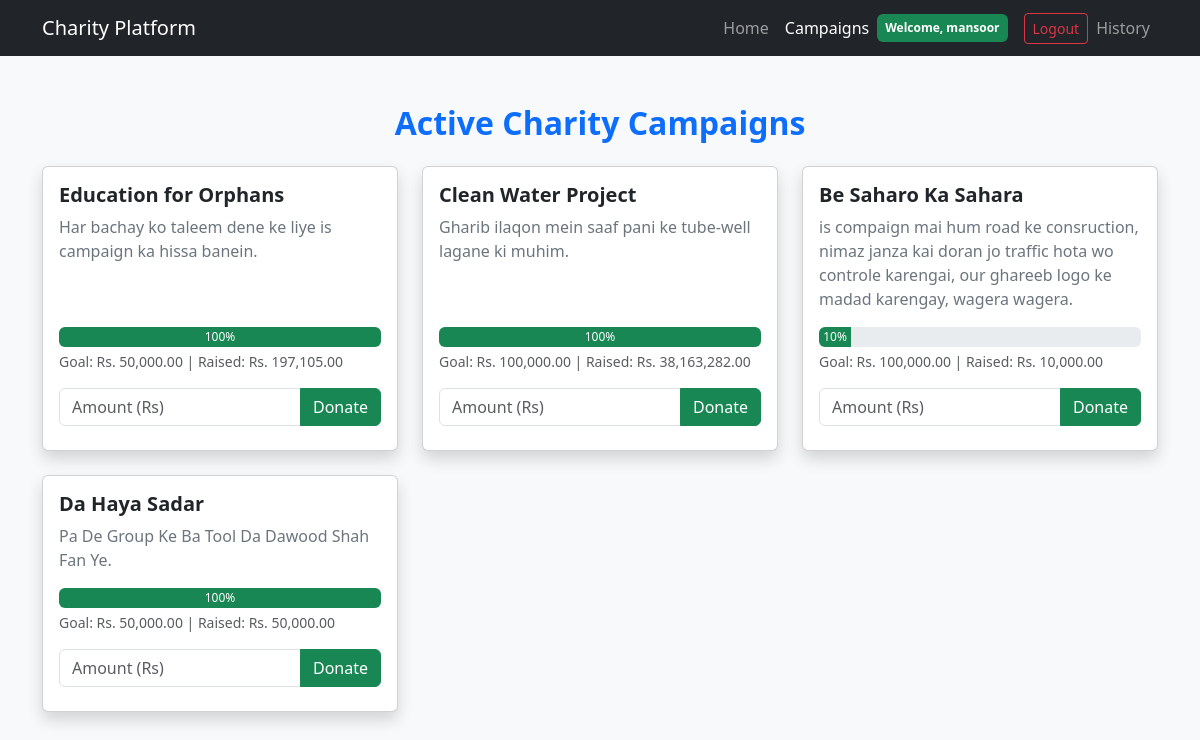
/campaigns.php (signed in), run on the app's committed database.
### tables this page shows
CREATE TABLE `campaigns` (
  `id` int(11) NOT NULL,
  `title` varchar(255) NOT NULL,
  `description` text NOT NULL,
  `goal_amount` decimal(10,2) NOT NULL,
  `raised_amount` decimal(10,2) DEFAULT 0.00,
  `status` enum('active','completed') DEFAULT 'active',
  `created_at` timestamp NOT NULL DEFAULT current_timestamp()
);

### campaigns.php (the view, shortened to what this page needs)
<?php
require 'db_connect.php';
$sql = "SELECT * FROM campaigns WHERE status = 'active'";
$result = $conn->query($sql);
?>
<!DOCTYPE html>
<html lang="en">
<head>
    <link href="https://cdn.jsdelivr.net/npm/bootstrap@5.3.0/dist/css/bootstrap.min.css" rel="stylesheet">
</head>
<body class="bg-light">
    <nav class="navbar navbar-expand-lg navbar-dark bg-dark">
        <div class="container">
            <a class="navbar-brand" href="index.php">Charity Platform</a>
            <div>
                <ul class="navbar-nav ms-auto align-items-center">
                    <li class="nav-item"><a class="nav-link" href="index.php">Home</a></li>
                    <li class="nav-item"><a class="nav-link active" href="campaigns.php">Campaigns</a></li>
                    <?php if (isset($_SESSION['user_id'])): ?>
                        <li class="nav-item text-white me-3">
                            <span class="badge bg-success p-2">Welcome, <?php echo htmlspecialchars($_SESSION['user_name']); ?></span>
                        </li>
                        <li class="nav-item"><a class="btn btn-outline-danger btn-sm" href="logout.php">Logout</a></li>
                    <li class="nav-item"><a class="nav-link" href="my_donations.php">History</a></li>
                        <?php else: ?>
                        <li class="nav-item"><a class="nav-link" href="login.php">Login</a></li>
                    <?php endif; ?>
                </ul>
            </div>
        </div>
    </nav>
    <div class="container mt-5">
        <h2 class="text-center mb-4 text-primary fw-bold">Active Charity Campaigns</h2>
        <div class="row">
            <?php if ($result->num_rows > 0): ?>
                <?php while($row = $result->fetch_assoc()): ?>
                    <div class="col-md-4 mb-4">
                        <div class="card shadow h-100">
                            <div class="card-body d-flex flex-column">
                                <h5 class="card-title text-dark fw-bold"><?php echo htmlspecialchars($row['title']); ?></h5>
                                <p class="card-text text-secondary flex-grow-1"><?php echo htmlspecialchars($row['description']); ?></p>
                                <div class="mb-3">
                                    <?php
                                        $goal = $row['goal_amount'];
                                        $raised = $row['raised_amount'];
                                        $percentage = ($goal > 0) ? ($raised / $goal) * 100 : 0;
                                        if($percentage > 100) $percentage = 100;
                                    ?>
                                    <div class="progress" style="height: 20px;">
                                        <div class="progress-bar bg-success" role="progressbar" style="width: <?php echo $percentage; ?>%;">
                                            <?php echo round($percentage); ?>%
                                        </div>
                                    </div>
                                    <small class="text-muted mt-1 d-block">
                                        Goal: Rs. <?php echo number_format($goal, 2); ?> | Raised: Rs. <?php echo number_format($raised, 2); ?>
                                    </small>
                                </div>
                                <?php if (isset($_SESSION['user_id'])): ?>
                                    <form method="POST" action="" class="mt-auto">
                                        <div class="input-group mb-2">
                                            <input type="number" name="amount" class="form-control" placeholder="Amount (Rs)" required min="1">
                                            <button type="submit" class="btn btn-success">Donate</button>
                                        </div>
                                    </form>
                                <?php else: ?>
                                    <a href="login.php" class="btn btn-outline-dark w-100 mt-auto">Login to Donate</a>
                                <?php endif; ?>
                            </div>
                        </div>
                    </div>
                <?php endwhile; ?>
            <?php else: ?>
                <div class="col-12 text-center">
                    <p class="text-muted fs-5">Filhal koi active campaign mojood nahi hai.</p>
                </div>
            <?php endif; ?>
        </div>
    </div>
</body>
</html>

### data on the page
campaigns: title "Education for Orphans", description "Har bachay ko taleem dene ke liye is campaign ka hissa banein.", percentage "100", goal_amount "50,000.00", raised_amount "197,105.00"
campaigns: title "Clean Water Project", description "Gharib ilaqon mein saaf pani ke tube-well lagane ki muhim.", percentage "100", goal_amount "100,000.00", raised_amount "38,163,282.00"
campaigns: title "Be Saharo Ka Sahara", description "is compaign mai hum road ke consruction, nimaz janza kai doran jo traffic hota wo controle karengai, our ghareeb logo ke madad karengay, wagera wagera.", percentage "10", goal_amount "100,000.00", raised_amount "10,000.00"
campaigns: title "Da Haya Sadar", description "Pa De Group Ke Ba Tool Da Dawood Shah Fan Ye.", percentage "100", goal_amount "50,000.00", raised_amount "50,000.00"

### other printed values
$_SESSION['user_name'] "mansoor"
